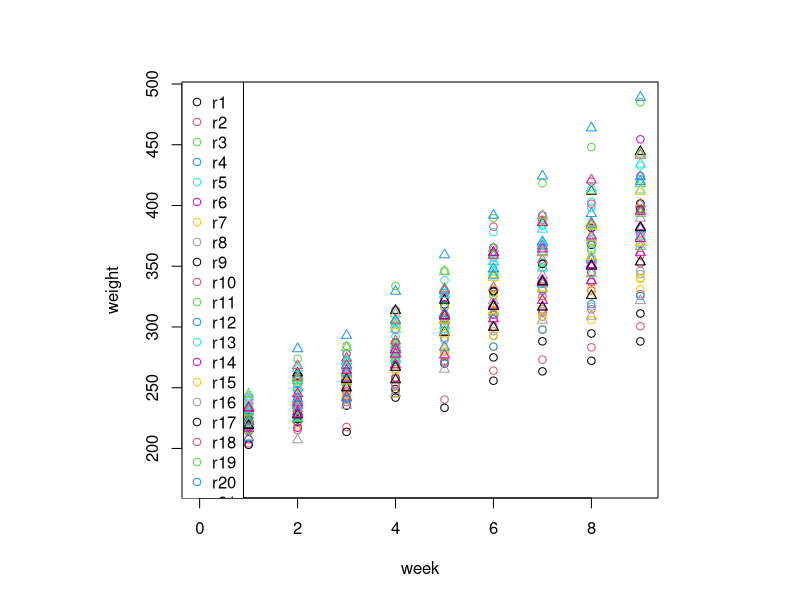
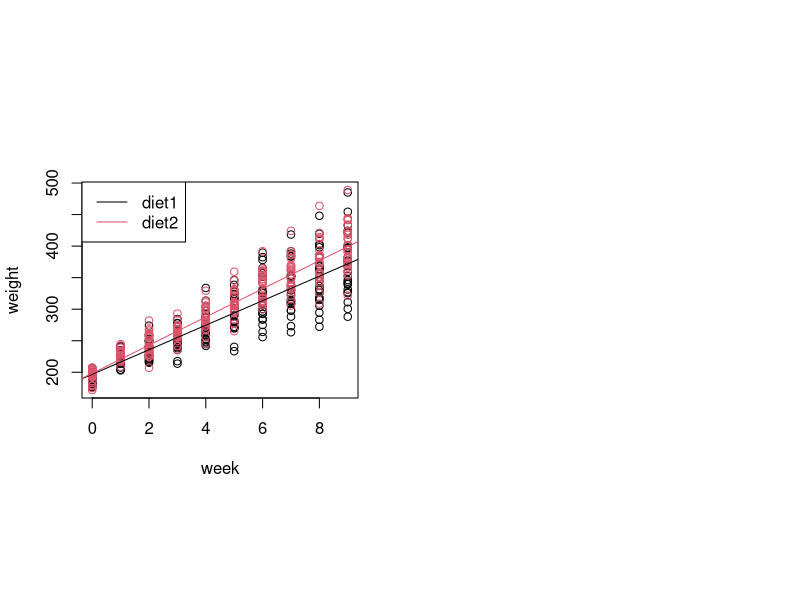
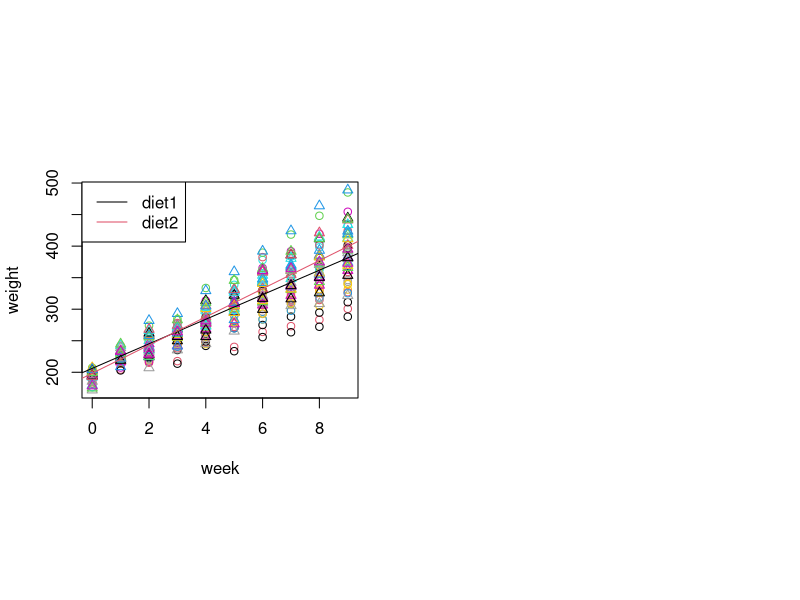
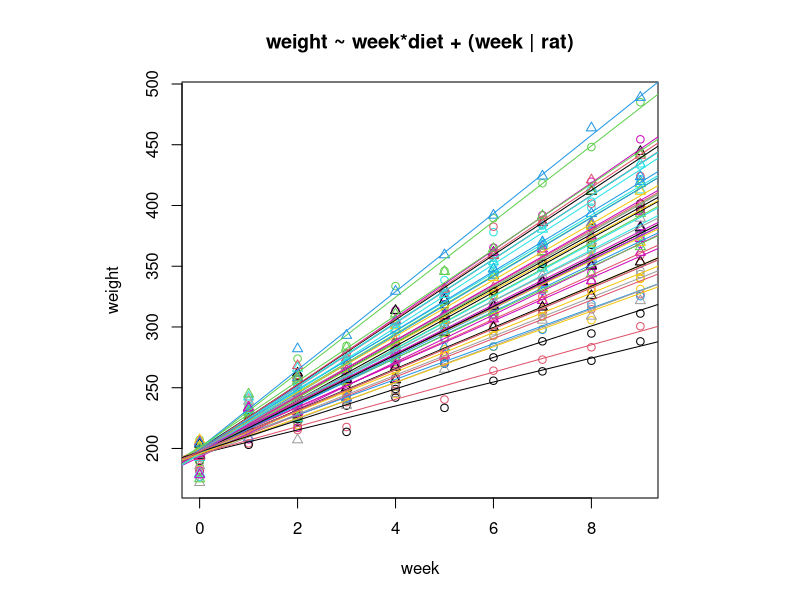
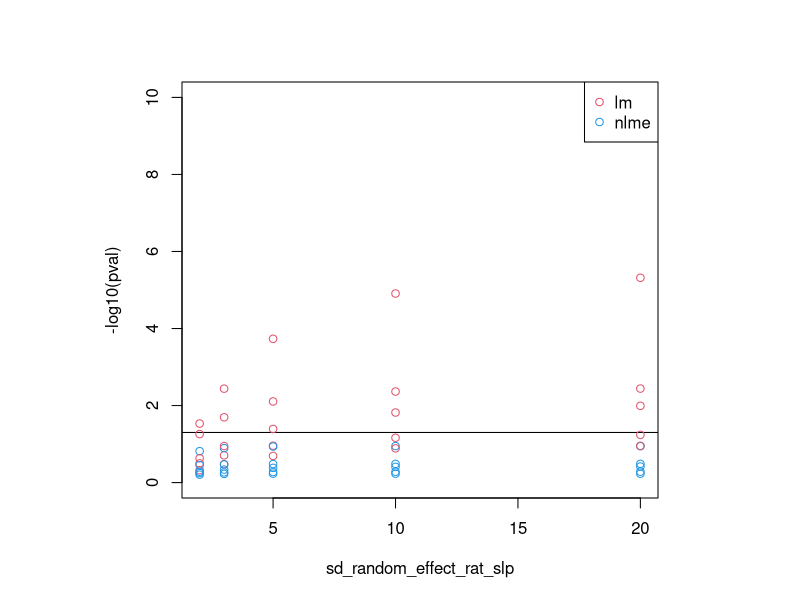

Generate these figures, in order, with R:
## ---- chunk 1
knitr::opts_chunk$set(collapse=TRUE, comment = "#>", fig.width=9, fig.height=6, eval=TRUE, echo=TRUE, results="verbatim", warning=FALSE)
## ---- chunk 2
rats_on_a_diet_sim = function(
    basal_weight=200,
    basal_weight_gain = 20,
    delta_fixed_effect_diet_int = 2, 
    delta_fixed_effect_diet_slp = 2, 
    sd_random_effect_rat_int = 5,
    sd_random_effect_rat_slp = 5,
    nb_rep = 25, nb_week = 10, seed=1
    ) {
  d = data.frame(week=rep((1:nb_week)-1, nb_rep*2), rat=rep(paste0("r", 1:(nb_rep*2)), each=nb_week), diet=rep(paste0("d", 1:2), each=nb_week*nb_rep), stringsAsFactors=TRUE)
  levels(d$rat) = unique(d$rat)
  class(d) = c("nfnGroupedData", "nfGroupedData", "groupedData", "data.frame")
  attributes(d)$formula = formula("weight ~ week | rat")
  head(d)
  dim(d)

  d$basal_weight = basal_weight
  d$basal_weight_gain = basal_weight_gain

  # diet fixed effects
  d$fixed_effect_diet_int = c(
      d1 = - delta_fixed_effect_diet_int/2,
      d2 =   delta_fixed_effect_diet_int/2
    )[d$diet]
  d$fixed_effect_diet_slp = c(
    d1 =  - delta_fixed_effect_diet_slp/2,
    d2 =  + delta_fixed_effect_diet_slp/2
  )[d$diet]
  
  # rat random effect 
  set.seed(seed)
  random_effect_rat_int = rnorm(length(levels(d$rat))) * sd_random_effect_rat_int
  random_effect_rat_slp = rnorm(length(levels(d$rat))) * sd_random_effect_rat_slp
  # random_effect_rat_slp = sort(random_effect_rat_slp)[rank(random_effect_rat_int)]
  # random_effect_rat_slp = random_effect_rat_slp[c(length(random_effect_rat_slp), 2:(length(random_effect_rat_slp)-1), 1)]
  # plot(random_effect_rat_int[order(random_effect_rat_int)])
  # lines(random_effect_rat_slp[order(random_effect_rat_int)], col=2)
  names(random_effect_rat_int) = levels(d$rat)
  names(random_effect_rat_slp) = levels(d$rat)
  
  d$random_effect_rat_int = random_effect_rat_int[d$rat]
  d$random_effect_rat_slp = random_effect_rat_slp[d$rat]

  d$noise = rnorm(length(levels(d$rat))) * 10

  d$weight = d$basal_weight + d$fixed_effect_diet_int + d$random_effect_rat_int + d$week * (d$basal_weight_gain + d$fixed_effect_diet_slp + d$random_effect_rat_slp) + d$noise

  return(d) 
}
d = rats_on_a_diet_sim()

layout(1, respect=TRUE)
plot(weight~week, d, col=as.numeric(d$rat), pch=as.numeric(d$diet))
legend("topleft", col=c(1:length(levels(d$rat)), 1, 1), pch=c(rep(1, length(levels(d$rat))/2), rep(2, length(levels(d$rat))/2), 1, 2), c(levels(d$rat), levels(d$diet)))
## ---- chunk 3
m9 = lm(weight~week*diet, d)
summary(m9)
layout(matrix(1:2,1), respect=TRUE)
plot(weight~week, d, col=as.numeric(d$diet), pch=1)
legend("topleft", c("diet1", "diet2"), col=1:2, lty=1)
abline(a=m9$coef[1], b=m9$coef[2], col=1)
abline(a=m9$coef[1] + m9$coef[["dietd2"]], b=m9$coef[2]+m9$coef[["week:dietd2"]], col=2)
## ---- chunk 4
m10 = lm(weight~week*diet+rat, d)
summary(m10)
layout(matrix(1:2,1), respect=TRUE)
plot(weight~week, d, col=as.numeric(d$rat), pch=as.numeric(d$diet))
legend("topleft", c("diet1", "diet2"), col=1:2, lty=1)
abline(a=m10$coef[1], b=m10$coef[2], col=1)
abline(a=m10$coef[1] + m10$coef[["dietd2"]], b=m10$coef[2]+m10$coef[["week:dietd2"]], col=2)
## ---- chunk 5
m11 = lme4::lmer(weight ~ week*diet + (week | rat), data=d)
summary(m11)
layout(1, respect=TRUE)
plot(weight~week, d, col=as.numeric(d$rat), lty=as.numeric(d$diet), pch=as.numeric(d$diet), main="weight ~ week*diet + (week | rat)")
for (i in 1:length(levels(d$rat))) {
  tmp_diet = d[d$rat==levels(d$rat)[i],]$diet[1]
  if (tmp_diet=="d1") {
    abline(a=coef(m11)$rat[i,1]                  , b=coef(m11)$rat[i,2]                  , col=i)    
  } else if (tmp_diet=="d2") {
    abline(a=coef(m11)$rat[i,1]+coef(m11)$rat[i,3], b=coef(m11)$rat[i,2]+coef(m11)$rat[i,4], col=i)
  } 
}

m12 = nlme::lme(weight ~ week*diet, random=~1+week, data=d, control=nlme::lmeControl(opt='optim'), method="ML")
summary(m12)
## ---- chunk 6
basal_weight=200
basal_weight_gain = 20
delta_fixed_effect_diet_int = 0 
delta_fixed_effect_diet_slp = 0 # /!\ no fixed effect 
sd_random_effect_rat_int = 0    # only random effect on   
sd_random_effect_rat_slp = 5    # weight gain per rat 
nb_rep = 10
nb_week = 10
seed=1

params = c(2,3,5, 10, 20)
plot(0,0, col=0, xlim=range(params), ylim=c(0,10), ylab="-log10(pval)", xlab="sd_random_effect_rat_slp")
abline(h=-log10(0.05))
legend("topright", c("lm", "nlme"), col=c(2,4), pch=1)
for (seed in 1:5) {
  for (param in params) {
    d = rats_on_a_diet_sim(
      sd_random_effect_rat_int    = sd_random_effect_rat_int   ,
      sd_random_effect_rat_slp    = param   ,
      delta_fixed_effect_diet_int = delta_fixed_effect_diet_int,
      delta_fixed_effect_diet_slp = delta_fixed_effect_diet_slp,
      basal_weight_gain           = basal_weight_gain          ,
      basal_weight                = basal_weight               ,
      nb_rep                      = nb_rep                     ,
      nb_week                     = nb_week                    ,
      seed                        = seed                       
    )
    m10 = lm(weight~week*diet+rat, d)
    m12 = nlme::lme(weight ~ week*diet, random=~1+week, data=d, control=nlme::lmeControl(opt='optim'), method="ML")
    s = summary(m12)
    a = anova(m10)
    lpv_lm = -log10(a[4,5])
    lpv_mm = -log10(s$tTable[4,5])
    points(param, lpv_lm, col=2)
    points(param, lpv_mm, col=4)  
  }
}

## ---- chunk 7
sessionInfo()
